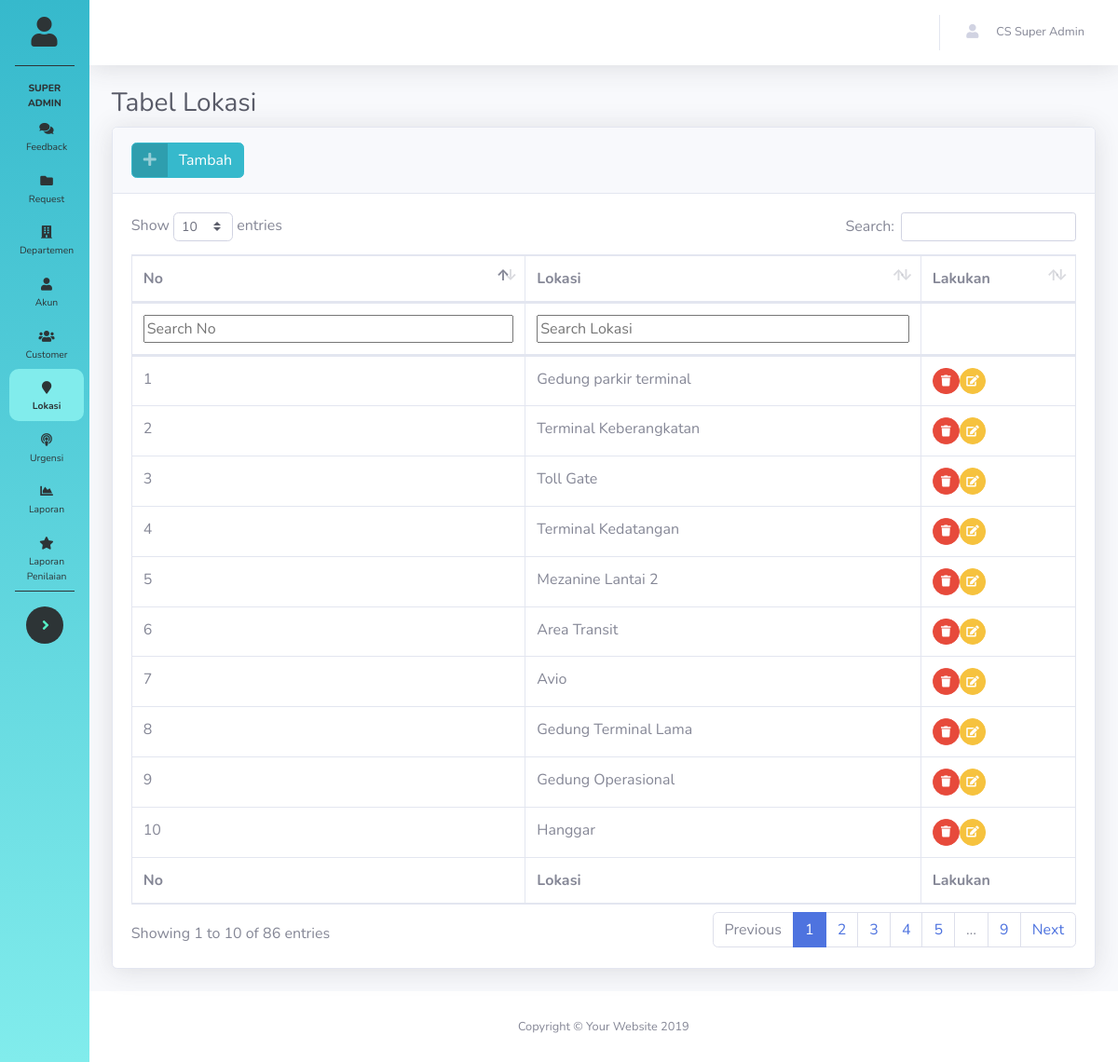
The page /Admin/list_lokasi.php (signed in) on the database its author committed.
### tables this page shows
CREATE TABLE `tb_lokasi` (
  `id_lokasi` int(3) NOT NULL,
  `nama_lokasi` varchar(200) DEFAULT NULL
);

### Admin/list_lokasi.php (the view, shortened to what this page needs)
<?php
    include 'header.php';
?>
        <div class="container-fluid">
          <h1 class="h3 mb-2 text-gray-800">Tabel Lokasi</h1>
          <div class="card shadow mb-4">
            <div class="card-header py-3">
              <a href="add_lokasi.php" class="btn btn-info btn-icon-split">
                    <span class="icon text-white-50">
                      <i class="fas fa-plus"></i>
                    </span>
                    <span class="text">Tambah</span>
                  </a>
            </div>
            <div class="card-body">
              <div class="table-responsive">
                <table class="table table-bordered" id="dataTable" width="100%" cellspacing="0">
                  <thead>
                    <tr>
                      <th>No</th>
                      <th>Lokasi</th>
                      <th>Lakukan</th>
                    </tr>
                  </thead>
                  <tfoot>
                    <tr>
                      <th>No</th>
                      <th>Lokasi</th>
                      <th>Lakukan</th>
                    </tr>
                  </tfoot>
                  <tbody>
                    <?php
                      $mahasiswa = mysqli_query($koneksi, "SELECT tb_lokasi.* from tb_lokasi") or die(mysqli_error($koneksi));
                      $no=1;
                      foreach ( $mahasiswa as $row){
                          echo "<tr>
                              <td>$no</td>
                              <td>".$row['nama_lokasi']."</td>
                              <td><a href='../action/delete_lokasi.php?id=".$row['id_lokasi']."' class='btn btn-danger btn-circle btn-sm' name='hapus' onclick='return";
                                echo ' confirm("Apakah ingin menghapus lokasi '.$row['nama_lokasi'].'?")';
                                echo"'>
                                <i class='fas fa-trash'></i>
                              </a>";
                              echo '<button type="button" class="btn btn-warning btn-circle btn-sm" data-toggle="modal" data-target="#exampleModal'.$no.'">
                                  <i class="fas fa-edit"></i>
                              </button>
                              <div class="modal fade" id="exampleModal'.$no.'" tabindex="-1" role="dialog" aria-labelledby="exampleModalLabel" aria-hidden="true">
                                <div class="modal-dialog" role="document">
                                  <div class="modal-content">
                                    <div class="modal-header">
                                      <h5 class="modal-title" id="exampleModalLabel">Ganti Nama Lokasi '.$row['nama_lokasi'].'</h5>
                                      <button type="button" class="close" data-dismiss="modal" aria-label="Close">
                                        <span aria-hidden="true">&times;</span>
                                      </button>
                                    </div>
                                    <form action="../action/edit_lokasi.php" method="post">
                                        <div class="modal-body">
                                          <input type="text" class="form-control" placeholder="Nama Lokasi" name="nama_lokasi">
                                          <input type="hidden" value="'.$row['id_lokasi'].'" name="id_lokasi">
                                        </div>
                                        <div class="modal-footer">
                                          <button type="button" class="btn btn-secondary" data-dismiss="modal">Close</button>
                                          <button type="submit" class="btn btn-primary">Rename</button>
                                        </div>
                                    </form>
                                  </div>
                                </div>
                              </div>';
                              echo"</td>
                            </tr>";
                          $no++;
                      }
                    ?>
                  </tbody>
                </table>
              </div>
            </div>
          </div>
        </div>
      </div>
<?php include 'footer.php';
?>

### rows shown on the page
tb_lokasi: nama_lokasi "Gedung parkir terminal"
tb_lokasi: nama_lokasi "Terminal Keberangkatan"
tb_lokasi: nama_lokasi "Toll Gate"
tb_lokasi: nama_lokasi "Terminal Kedatangan"
tb_lokasi: nama_lokasi "Mezanine Lantai 2"
tb_lokasi: nama_lokasi "Area Transit"
tb_lokasi: nama_lokasi "Avio"
tb_lokasi: nama_lokasi "Gedung Terminal Lama"
tb_lokasi: nama_lokasi "Gedung Operasional"
tb_lokasi: nama_lokasi "Hanggar"

### other values the page prints
$_SESSION['hak_akses'] "SUPER ADMIN"
$_SESSION['nama'] "CS Super Admin"
